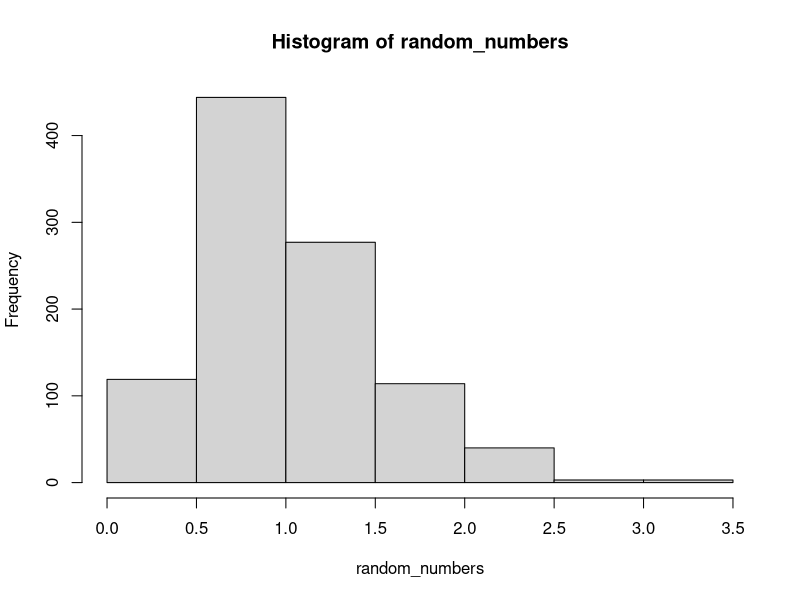
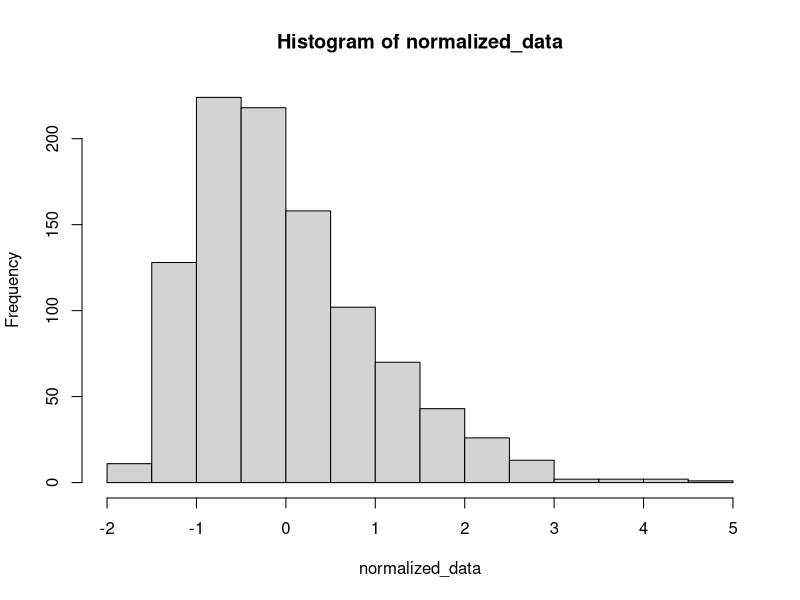

Recreate these plots in R, in order.
# Solutions to Week 1 interactive tutorial

# Calculating mean and standard deviation ---------------------------------

set.seed(1)
random_numbers <- rf(1000, 10, 100)

numbers_sum <- sum(random_numbers)
numbers_count <- length(random_numbers)

this_mean <- numbers_sum / numbers_count
this_mean
mean(random_numbers)

random_numbers - this_mean
head(random_numbers)
head(random_numbers - this_mean)

this_sd <- sqrt(sum((random_numbers - this_mean) ^ 2) / (length(random_numbers) - 1))
this_sd
sd(random_numbers)

hist(random_numbers)


# Calculating a z-score ---------------------------------------------------

normalized_data <- (random_numbers - this_mean) / this_sd
normalized_mean <- mean(normalized_data)
normalized_sd <- sd(normalized_data)

hist(normalized_data)


# Calculating a t-score ---------------------------------------------------

set.seed(1)
data_1 <- rnorm(1000, 3)
data_2 <- rnorm(100, 2)

x_1 <- mean(data_1)
s_1 <- sd(data_1)
n_1 <- length(data_1)

typeof(x_1)

x_2 <- mean(data_2)
s_2 <- sd(data_2)
n_2 <- length(data_2)

t_score <- (x_1 - x_2) / sqrt(s_1^2/n_1 + s_2^2/n_2)

t.test(data_1, data_2)
